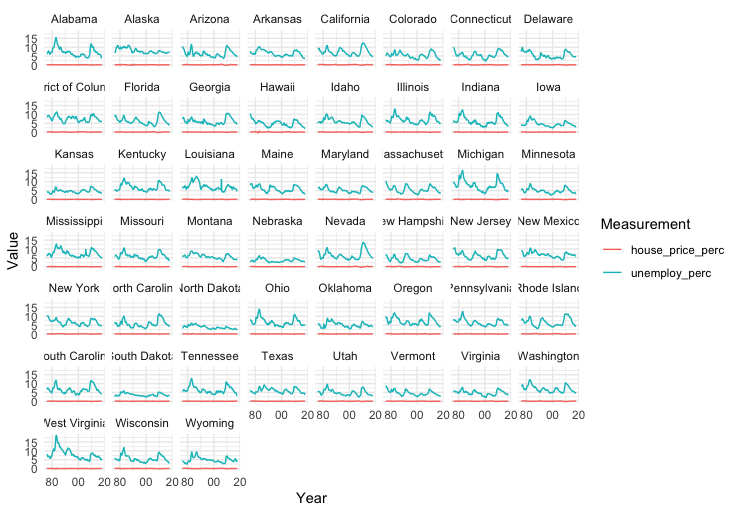

Here is the R script that generated this plot:
library(tidyverse)
library(lubridate)
library(ggplot2)

# Load the dataset
load("/Users/scottdavidson1/Documents/00_School/00_U of M 2022-23/00_Winter/CSC302 Data Visualization/R/Slides12Rscripts_Data/house_prices.rda")

# View the orignal dataset
head(house_prices)

# Reshape the dataset
house_prices %>%
  gather(key = measure, value = value, -c(house_price_index, date, state)) -> house_reshaped

# Analyze the reshaped dataset
head(house_reshaped)
# The "measure" column is new and contains unemploy_perc and house_price_perc column names, and 
# "value" is a new column also, which combines the values from the columns that were combined.

# Create the plot
ggplot(house_reshaped, aes(x = date, y = value, color = measure)) +
  geom_line() +
  facet_wrap(~ state) +
  scale_x_continuous(breaks = ymd(c("1980-01-01", "2000-01-01", "2020-01-01")), labels = c("80", "00", "20")) +
  labs(x = "Year", y = "Value", color = "Measurement") +
  theme_minimal()
